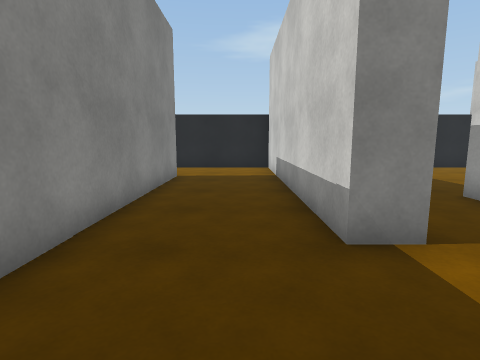
view 1 (above)

20 first-person views from a walk through a Unity game level. The camera is 1.3 m above the floor, tilts 8° down and sees 80° across. The floor is counted in squares, 1 m on a side. Each view is taken from the middle of a square. On the plan, view 1 faces up. The plan holds only what a view shows up to about 13 squares ahead; the rest is blank. The place goes on beyond the plan. The player is left out. Surface patterns are stand-ins for the level's own textures.

view 2
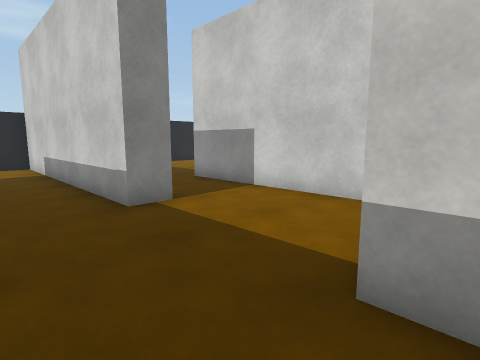

view 3
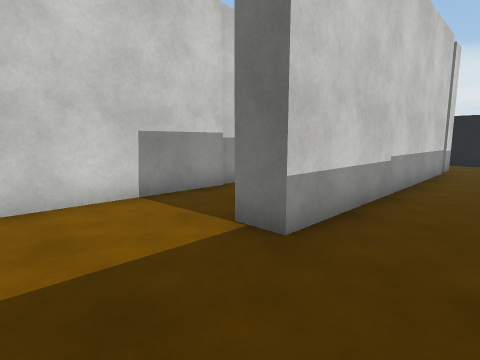

view 4
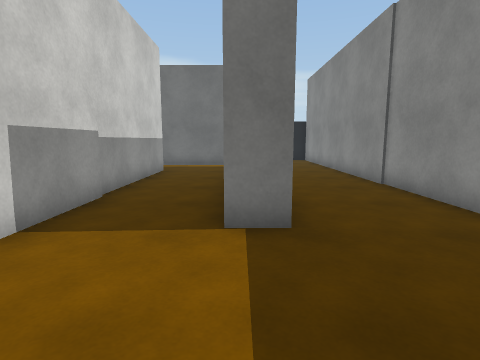

view 5
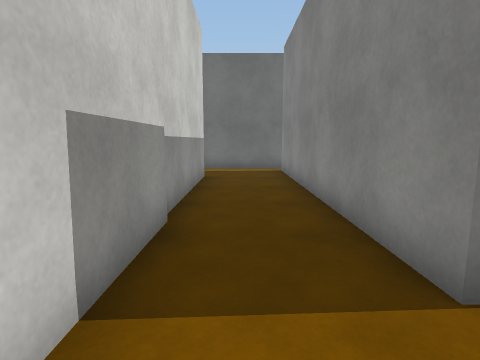

view 6
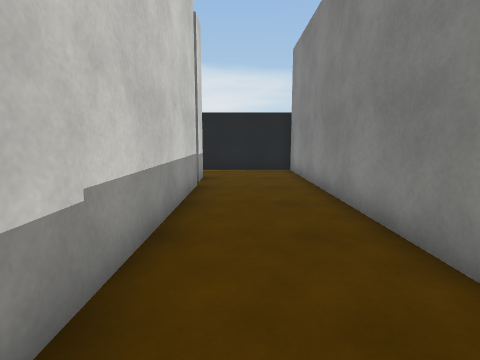

view 7
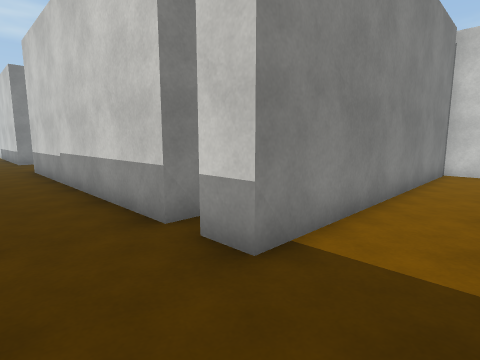

view 8
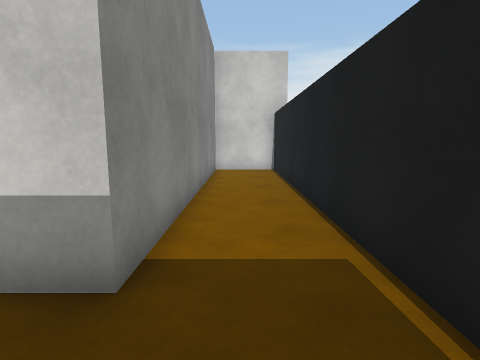

view 9
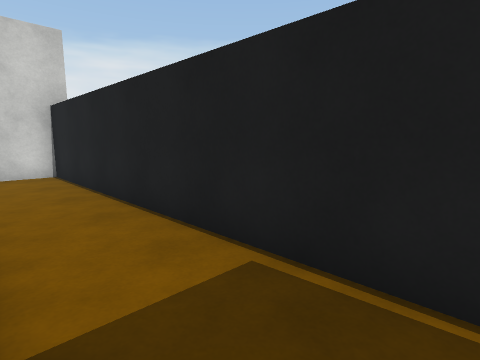

view 10
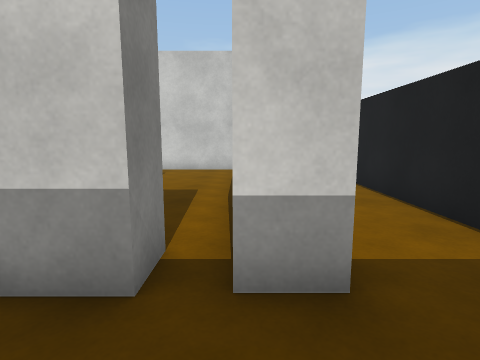

view 11
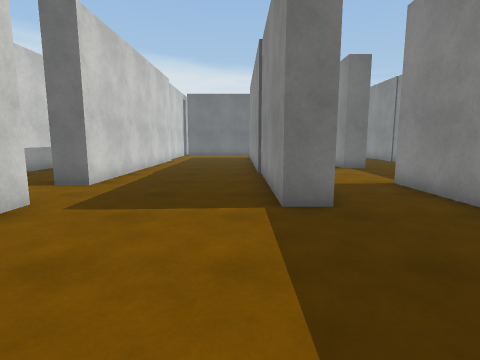

view 12
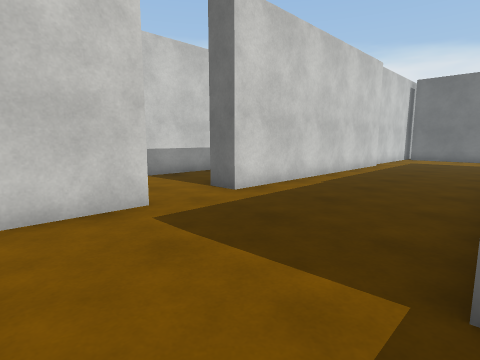

view 13
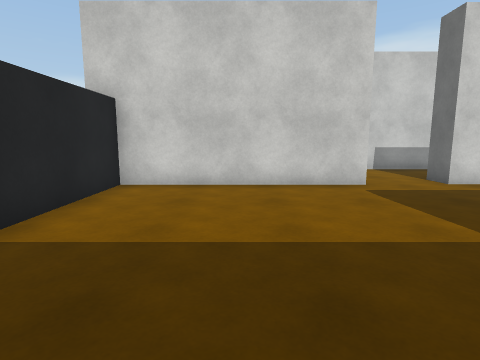

view 14
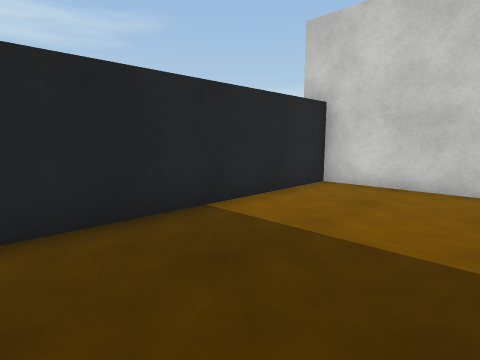

view 15
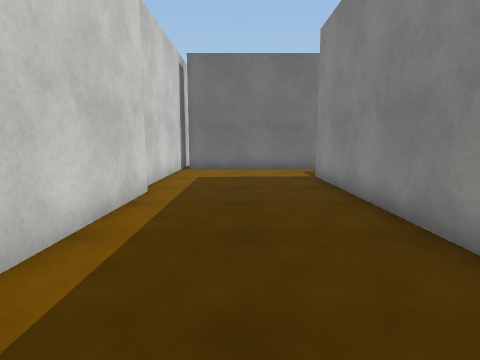

view 16
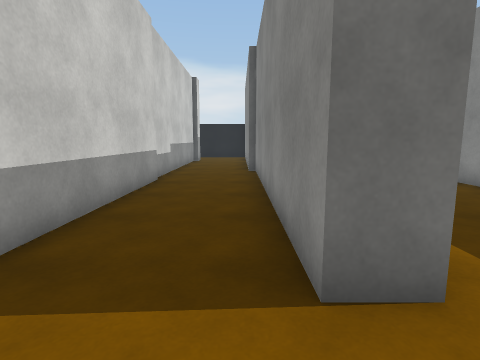

view 17
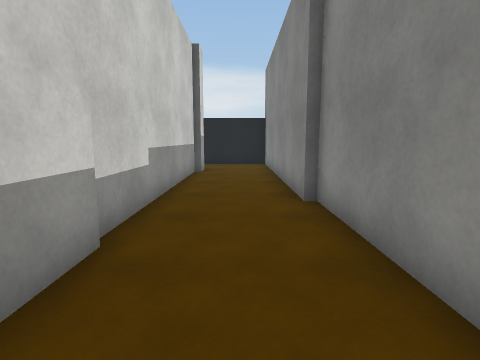

view 18
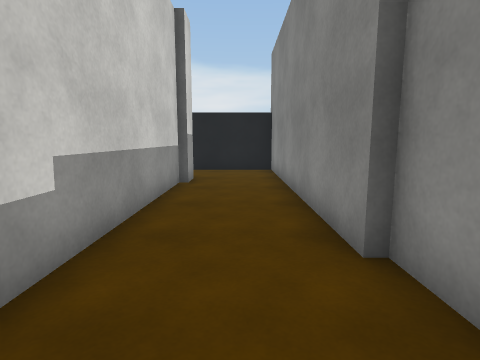

view 19
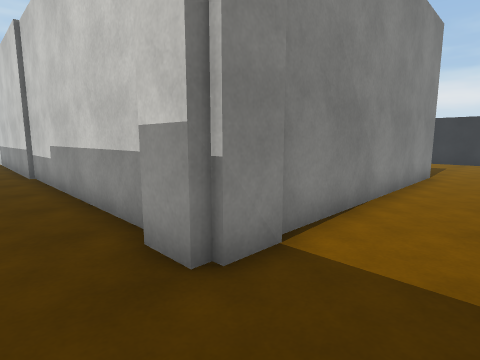

view 20
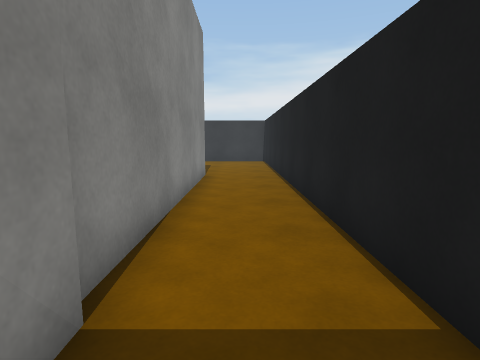

### Floor plan
Ten units are one square. View 1 is at (0, 0); x grows to the right and y downward. Boxes are objects, and circles mark ways between rooms. Rooms are numbered by the first view taken in them; rooms with no view inside come last. Other rooms are left out.
<svg viewBox="-28 -140 307 300">
<path fill="none" stroke="#000" d="M52 92 52 -25M13 111 13 11 22 11 22 111M-23 20 -23 155 116 155 116 125M114 129 13 129 13 119 45 119M22 -34 13 -34M-23 -35 -23 -25M113 62 113 -38 123 -38 123 60 126 60 126 155 274 155M52 -25 52 -65 63 -65 63 92M113 -62 113 -135 32 -135M22 -65 22 -34M116 125 116 70M45 119 114 119M159 118 159 -44M169 129 156 129 156 116M256 127 170 127"/>
<circle cx="35" cy="-35" r="3" fill="#2a7"/>
<circle cx="55" cy="105" r="3" fill="#2a7"/>
<text x="30" y="70">1</text>
<text x="100" y="10">2</text>
</svg>
Room 1 opens to room 2.

Where each view was taken, in squares from view 1:
view 1: 0 up, 0 right, facing up
view 2: 2 down, 1 left, facing up-right
view 3: 2 up, 1 left, facing down-right
view 4: 3 up, 2 right, facing down
view 5: 1 up, 4 right, facing down
view 6: 3 down, 0 right, facing down
view 7: 15 down, 1 left, facing up-right
view 8: 14 down, 1 left, facing right
view 9: 13 down, 0 right, facing down-right
view 10: 12 down, 1 left, facing right
view 11: 12 up, 7 right, facing down
view 12: 9 up, 6 right, facing down-right
view 13: 10 up, 3 right, facing right
view 14: 9 up, 3 right, facing up-right
view 15: 1 up, 9 right, facing down
view 16: 6 up, 13 right, facing down
view 17: 0 up, 14 right, facing down
view 18: 3 down, 14 right, facing down
view 19: 15 down, 14 right, facing up-right
view 20: 14 down, 15 right, facing right
